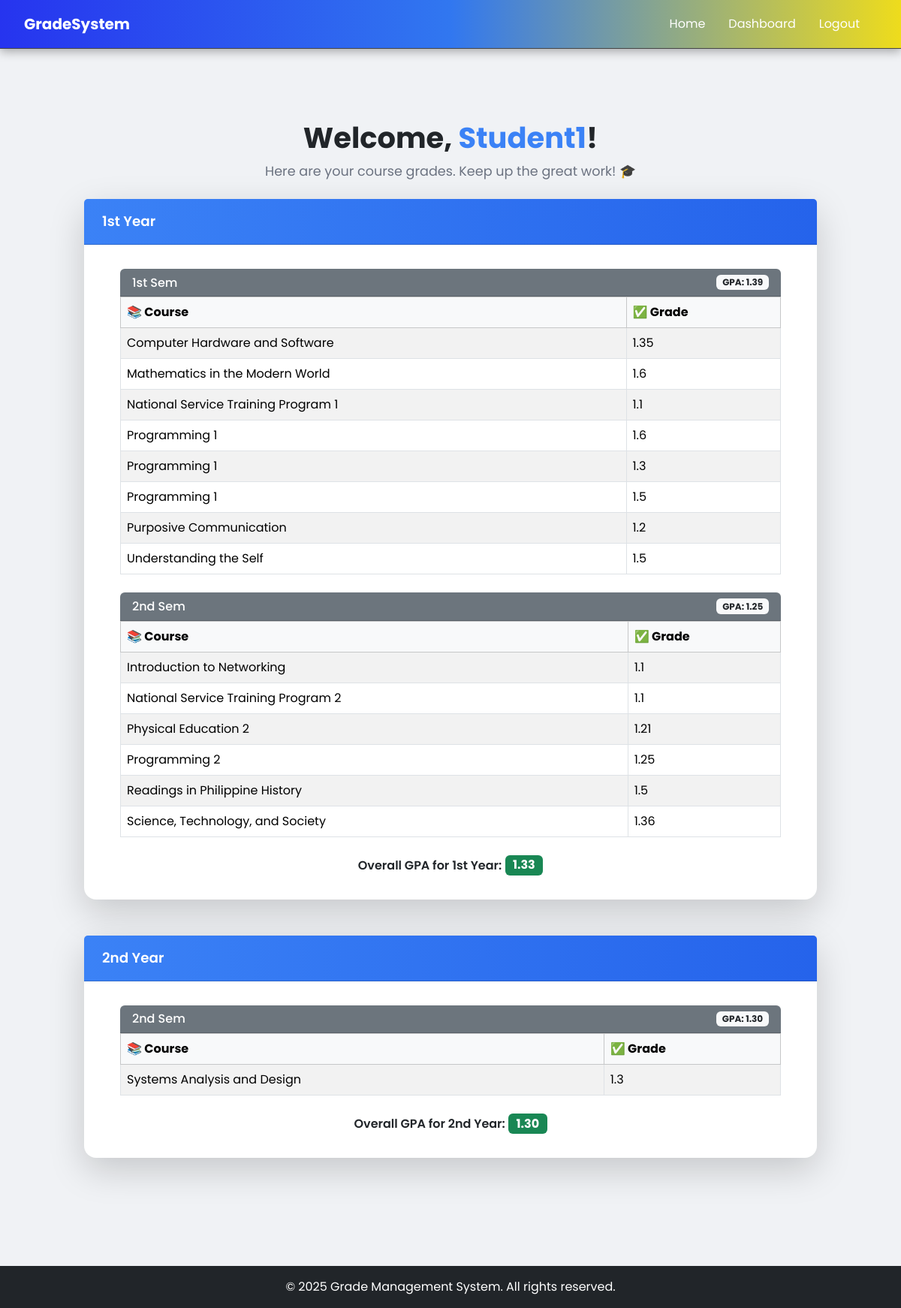
Page /student/dashboard/ (signed in) on the committed database.
### core/models.py (models this page shows, shortened)
class Grade(models.Model):
    student = models.ForeignKey(Student, on_delete=models.CASCADE)
    course = models.CharField(max_length=255)
    grade = models.CharField(max_length=5)
    year_level = models.CharField(
        max_length=10,
        choices=[
            ('1st Year', '1st Year'),
            ('2nd Year', '2nd Year'),
            ('3rd Year', '3rd Year'),
            ('4th Year', '4th Year'),
        ]
    )
    semester = models.CharField(
        max_length=10,
        choices=[
            ('1st Sem', '1st Sem'),
            ('2nd Sem', '2nd Sem'),
        ]
    )
    teacher = models.ForeignKey(Teacher, on_delete=models.SET_NULL, null=True)

### core/views.py (the view)
# urls.py: path('student/dashboard/', views.student_dashboard, name='student_dashboard'),
@login_required
@user_passes_test(lambda u: hasattr(u, 'student'))
def student_dashboard(request):
    student = request.user.student
    grades = Grade.objects.filter(student=student).order_by('year_level', 'semester', 'course')
    grouped_grades = defaultdict(lambda: defaultdict(list))
    for g in grades:
        year = g.year_level.strip()
        semester = g.semester.strip()
        grouped_grades[year][semester].append(g)
    grouped_grades = {year: dict(semesters) for year, semesters in grouped_grades.items()}
    return render(request, 'student_dashboard.html', {
        'grades': grades,
        'all_grades': grades,
        'grouped_grades': grouped_grades,  # IMPORTANT: pass grouped_grades to template
    })

### core/templatetags/custom_filters.py (called while the page is built)
@register.filter
def calculate_gpa(grades):
    try:
        grade_values = [float(g.grade) for g in grades if g.grade is not None]
        if not grade_values:
            return "N/A"
        gpa = sum(grade_values) / len(grade_values)
        return f"{gpa:.2f}"
    except:
        return "N/A"

@register.filter
def flatten_grades(semesters):
    grades = []
    for semester_grades in semesters:
        grades.extend(semester_grades)
    return grades

### core/templates/student_dashboard.html (shortened to what this page needs)
{% extends 'core/base.html' %}
{% load tz %}
{% load custom_filters %}
{% block content %}
<div class="container mt-5 container-max">
    <div class="text-center mb-4">
        <h2 class="welcome-title">Welcome,
            <span style="color:#3b82f6; text-transform: capitalize;">{{ request.user.username }}</span>!
        </h2>
        <p class="welcome-subtext">Here are your course grades. Keep up the great work! 🎓</p>
    </div>
    {% if grouped_grades %}
        {% for year, semesters in grouped_grades.items %}
            <div class="card shadow-lg rounded-4 border-0 mb-5 card-custom">
                <div class="card-header card-custom-header bg-dark-blue text-white">
                    {{ year }}
                </div>
                <div class="card-body card-body-custom">
                    {% for semester, semester_grades in semesters.items %}
                        {% if semester_grades %}
                            <div class="mb-4">
                                <h6 class="card-header bg-secondary text-white rounded-top d-flex justify-content-between align-items-center">
                                    <span>{{ semester }}</span>
                                    <span class="badge bg-light text-dark">GPA: {{ semester_grades|calculate_gpa }}</span>
                                </h6>
                                <div class="table-responsive">
                                    <table class="table table-bordered table-striped shadow-sm mb-0">
                                        <thead class="table-light">
                                            <tr>
                                                <th>📚 Course</th>
                                                <th>✅ Grade</th>
                                            </tr>
                                        </thead>
                                        <tbody>
                                            {% for grade in semester_grades %}
                                                <tr>
                                                    <td>{{ grade.course }}</td>
                                                    <td>{{ grade.grade }}</td>
                                                </tr>
                                            {% endfor %}
                                        </tbody>
                                    </table>
                                </div>
                            </div>
                        {% endif %}
                    {% endfor %}
                    <div class="text-end text-center mt-3">
                        <span class="fw-semibold">Overall GPA for {{ year }}:</span>
                        <span class="badge bg-success fs-6">
                            {{ semesters.values|flatten_grades|calculate_gpa }}
                        </span>
                    </div>
                </div>
            </div>
        {% endfor %}
    {% else %}
        <div class="text-center mt-5">
            <p class="text-muted">No grades available yet. 📭</p>
        </div>
    {% endif %}
</div>
{% endblock %}

### core/static/core/styles.css (style rules this page uses)
body, html { background-color: #f0f2f5; font-family: 'Poppins', sans-serif; }
.card { border-radius: 16px; }

### core/static/core/dashboard.css (style rules this page uses)
.container-max { max-width: 1000px; padding-top: 3rem; padding-bottom: 3rem; }
.welcome-title { font-weight: 700; font-size: 2.4rem; }
.welcome-subtext { color: #6b7280; font-size: 1.1rem; }
.card-custom { background: #f9fafb; }
.card-custom-header { background: linear-gradient(90deg, #3b82f6, #2563eb); border-radius: .75rem .75rem 0 0; color: white; font-weight: 700; }
.card-body-custom { padding: 2rem 3rem; }
.card-custom { border-radius: 1.5rem; border: none; background-color: #ffffff; }
.card-custom-header { background-color: #3b82f6; color: white; padding: 1rem 1.5rem; font-weight: 600; font-size: 1.15rem; border-radius: 1.5rem 1.5rem 0 0; }

### rows in the picture
Grade: grouped_grades "1st Year", semester "1st Sem", grade.grade "1.39", course "Computer Hardware and Software", grade "1.35", grouped_grades "1st Year", values|flatten_grades "1.33"
Grade: course "Mathematics in the Modern World", grade "1.6"
Grade: course "National Service Training Program 1", grade "1.1"
Grade: course "Programming 1", grade "1.6"
Grade: course "Programming 1", grade "1.3"
Grade: course "Programming 1", grade "1.5"
Grade: course "Purposive Communication", grade "1.2"
Grade: course "Understanding the Self", grade "1.5"
Grade: semester "2nd Sem", grade.grade "1.25", course "Introduction to Networking", grade "1.1"
Grade: course "National Service Training Program 2", grade "1.1"
Grade: course "Physical Education 2", grade "1.21"
Grade: course "Programming 2", grade "1.25"
Grade: course "Readings in Philippine History", grade "1.5"
Grade: course "Science, Technology, and Society", grade "1.36"
Grade: grouped_grades "2nd Year", semester "2nd Sem", grade "1.30", course "Systems Analysis and Design", grade "1.3", grouped_grades "2nd Year", values|flatten_grades "1.30"

### other values in the picture
{{ request.user.username }} "Student1"
